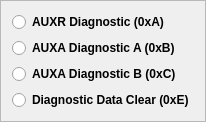
           <widget class="QFrame" name="frame_30">
            <property name="frameShape">
             <enum>QFrame::StyledPanel</enum>
            </property>
            <property name="frameShadow">
             <enum>QFrame::Raised</enum>
            </property>
            <layout class="QVBoxLayout" name="verticalLayout_15">
             <item>
              <widget class="QRadioButton" name="radioButton_singleAfe_11">
               <property name="minimumSize">
                <size>
                 <width>0</width>
                 <height>20</height>
                </size>
               </property>
               <property name="maximumSize">
                <size>
                 <width>16777215</width>
                 <height>20</height>
                </size>
               </property>
               <property name="styleSheet">
                <string notr="true">font: 12pt &quot;Calibri&quot;;
font-weight: 600; /* 设置字体粗细为600 */</string>
               </property>
               <property name="text">
                <string>AUXR Diagnostic (0xA)</string>
               </property>
              </widget>
             </item>
             <item>
              <widget class="QRadioButton" name="radioButton_singleAfe_36">
               <property name="minimumSize">
                <size>
                 <width>0</width>
                 <height>20</height>
                </size>
               </property>
               <property name="maximumSize">
                <size>
                 <width>16777215</width>
                 <height>20</height>
                </size>
               </property>
               <property name="styleSheet">
                <string notr="true">font: 12pt &quot;Calibri&quot;;
font-weight: 600; /* 设置字体粗细为600 */</string>
               </property>
               <property name="text">
                <string>AUXA Diagnostic A (0xB)</string>
               </property>
              </widget>
             </item>
             <item>
              <widget class="QRadioButton" name="radioButton_singleAfe_37">
               <property name="minimumSize">
                <size>
                 <width>0</width>
                 <height>20</height>
                </size>
               </property>
               <property name="maximumSize">
                <size>
                 <width>16777215</width>
                 <height>20</height>
                </size>
               </property>
               <property name="styleSheet">
                <string notr="true">font: 12pt &quot;Calibri&quot;;
font-weight: 600; /* 设置字体粗细为600 */</string>
               </property>
               <property name="text">
                <string>AUXA Diagnostic B (0xC)</string>
               </property>
              </widget>
             </item>
             <item>
              <widget class="QRadioButton" name="radioButton_singleAfe_38">
               <property name="minimumSize">
                <size>
                 <width>0</width>
                 <height>20</height>
                </size>
               </property>
               <property name="maximumSize">
                <size>
                 <width>16777215</width>
                 <height>20</height>
                </size>
               </property>
               <property name="styleSheet">
                <string notr="true">font: 12pt &quot;Calibri&quot;;
font-weight: 600; /* 设置字体粗细为600 */</string>
               </property>
               <property name="text">
                <string>Diagnostic Data Clear (0xE)</string>
               </property>
              </widget>
             </item>
            </layout>
           </widget>
